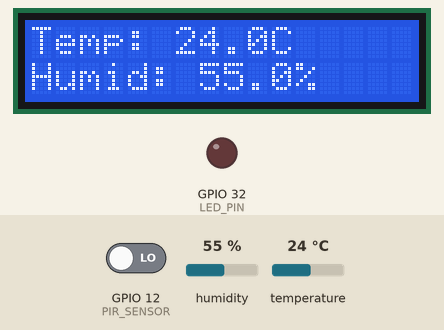
A program run on a simulated ESP32. Shown: 16×2 character LCD, output pins drawn as LEDs (lit = HIGH). The test bench sets the inputs (shaded band); at power-on: GPIO 12 (PIR_SENSOR) LOW, humidity 55 %, temperature 24 °C. WiFi joins after 1.5 s; servers stay silent unless stated; uploads are accepted with an empty reply; what the program prints to the serial monitor is not drawn.

Above: at 3.7 s.
3.8 s: GPIO 12 (PIR_SENSOR) driven HIGH
At 5.0 s:
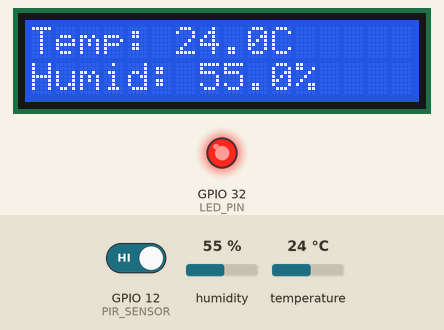
5.3 s: humidity set to 22 %
At 7.0 s:
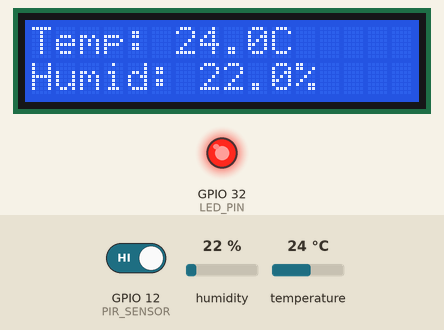
8.1 s: temperature set to 12 °C
At 9.7 s:
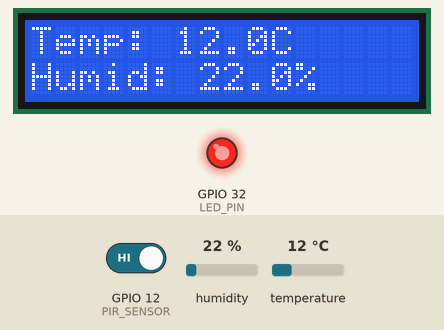
10.1 s: humidity set to 40 %
At 11.2 s:
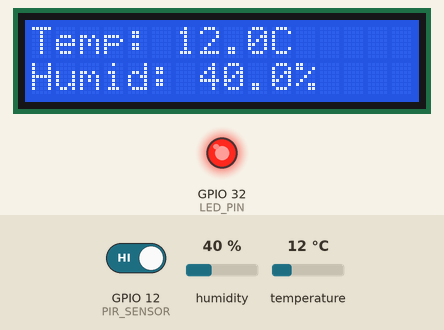
12.1 s: temperature set to 19 °C
At 13.9 s:
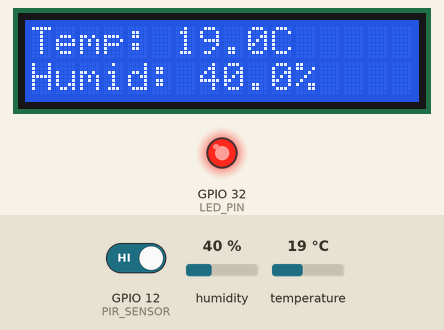
Timing chart, 0 to 15.1 s (numbered marks = the images above; inputs shaded):
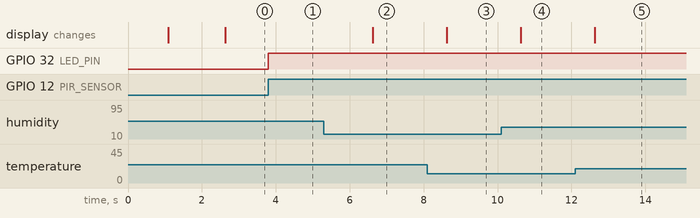

Measured:
- after the input at 3.8 s, GPIO 32 (LED_PIN): LOW → HIGH at once
- after the input at 5.3 s, the display: changes after 1.3 s (image 2)
- after the input at 8.1 s, the display: changes after 0.53 s (image 3)
- after the input at 10.1 s, the display: changes after 0.53 s (image 4)
- after the input at 12.1 s, the display: changes after 0.53 s (image 5)

The program:

main.cpp
```cpp
#include <Arduino.h>
#include <LiquidCrystal_I2C.h>
#include <DHTesp.h>
#include <WiFi.h>
#include <HTTPClient.h>
#include <WiFiClientSecure.h>
#include <ArduinoJson.h>

// --- Pin Definitions ---
// Based on the Diagram and Document
#define LED_PIN     32
#define DHT_PIN     15
#define PIR_SENSOR  12

// --- Objects Initialization ---
// LCD at address 0x27, 16 columns, 2 rows
LiquidCrystal_I2C lcd(0x27, 16, 2);
DHTesp dhtSensor;

// --- Timing Variables ---
unsigned long lastDHTReadTime = 0;
const long intervalDHT = 2000; // Read DHT every 2000ms (2 seconds)

// Wokwi provides a virtual WiFi network with these exact credentials
const String ssid = "Wokwi-GUEST";
const String password = "";

// API Endpoint for testing
// const String serverName = "https://postman-echo.com/get";
const String serverName = "https://postman-echo.com/post";

void setup() {
  // 1. Setup Serial Communication
  Serial.begin(115200);
  Serial.println("ESP32 collecting sensors data");

  // 2. Setup LED and PIR Pins
  pinMode(LED_PIN, OUTPUT);
  pinMode(PIR_SENSOR, INPUT);

  // 3. Setup DHT Sensor
  dhtSensor.setup(DHT_PIN, DHTesp::DHT22);

  // 4. Setup LCD
  lcd.init();
  lcd.backlight();

  // Initial Display Message
  lcd.setCursor(0, 0);
  lcd.print("ESP32 Starting...");
  delay(1000);
  lcd.clear();

  // Connect to WiFi
  WiFi.begin(ssid, password);
  Serial.print("Connecting to WiFi");
  while (WiFi.status() != WL_CONNECTED) {
    delay(100);
    Serial.print(".");
  }
  Serial.println("Connected to the WiFi network");
  Serial.print("IP Address: ");
  Serial.println(WiFi.localIP());
}

void loop() {
  unsigned long currentMillis = millis();

  // --- TASK A: Motion Detection (Real-time) ---
  // Requirements: Detect motion -> LED ON, Else -> LED OFF
  int pir_value = digitalRead(PIR_SENSOR);

  if (pir_value == HIGH) {
    digitalWrite(LED_PIN, HIGH);
  } else {
    digitalWrite(LED_PIN, LOW);
  }

  // --- TASK B: DHT Sensor Reading (Periodic) ---
  // Requirements: Read every 2s, Display on LCD, Print to Serial
  TempAndHumidity data;
  if (currentMillis - lastDHTReadTime >= intervalDHT) {
    lastDHTReadTime = currentMillis;

    // Read Data
    data = dhtSensor.getTempAndHumidity();

    // Check if read was successful
    if (dhtSensor.getStatus() != 0) {
      Serial.println("DHT Sensor error");
    } else {
      // Log to Serial
      Serial.println("\n--- Sensor Data ---");
      Serial.println("Temp: " + String(data.temperature, 1) + "C");
      Serial.println("Humidity: " + String(data.humidity, 1) + "%");

      // Log Motion Status synchronized with data log
      if(pir_value == HIGH) Serial.println("Status: Motion Detected (LED ON)");
      else Serial.println("Status: No Motion (LED OFF)");

      // Display on LCD
      lcd.clear();
      lcd.setCursor(0, 0);
      lcd.print("Temp: " + String(data.temperature, 1) + "C");
      lcd.setCursor(0, 1);
      lcd.print("Humid: " + String(data.humidity, 1) + "%");

      if (WiFi.status() == WL_CONNECTED) {
        // Create the Secure Client
        WiFiClientSecure client;
        // Set it to ignore certificate checks
        client.setInsecure();

        HTTPClient http;

        Serial.println("[HTTP] Beginning Request...");

        // // HTTP GET url-encoded
        // String serverPath = serverName + "?temp=" + String(data.temperature, 1) + "&humid=" + String(data.humidity, 1);
        // http.begin(serverPath);
        // int httpResponseCode = http.GET();

        // // HTTP POST url-encoded
        // http.begin(serverName);
        // http.addHeader("Content-Type", "application/x-www-form-urlencoded");
        // String httpRequestData = "temp=" + String(data.temperature, 1) + "&humid=" + String(data.humidity, 1);
        // Serial.println(httpRequestData);
        // int httpResponseCode = http.POST(httpRequestData);

        // HTTP POST json
        http.begin(serverName);
        http.addHeader("Content-Type", "application/json");
        DynamicJsonDocument doc(1024);
        String jsonstr;
        JsonObject root = doc.to<JsonObject>();
        root["temperature"] = data.temperature;
        root["humidity"] = data.humidity;
        serializeJson(doc, jsonstr);
        String httpRequestData = jsonstr;
        Serial.println(httpRequestData);
        int httpResponseCode = http.POST(httpRequestData);

        if (httpResponseCode > 0) {
          Serial.print("[HTTP] Response Code: ");
          Serial.println(httpResponseCode);

          String payload = http.getString();
          Serial.println("[HTTP] Response Payload:");
          Serial.println(payload);
        } else {
          Serial.print("[HTTP] Request failed. Error code: ");
          Serial.println(httpResponseCode);
        }

        http.end(); // Free resources
      } else {
        Serial.println("WiFi Disconnected");
      }
    }
  }
}
```
